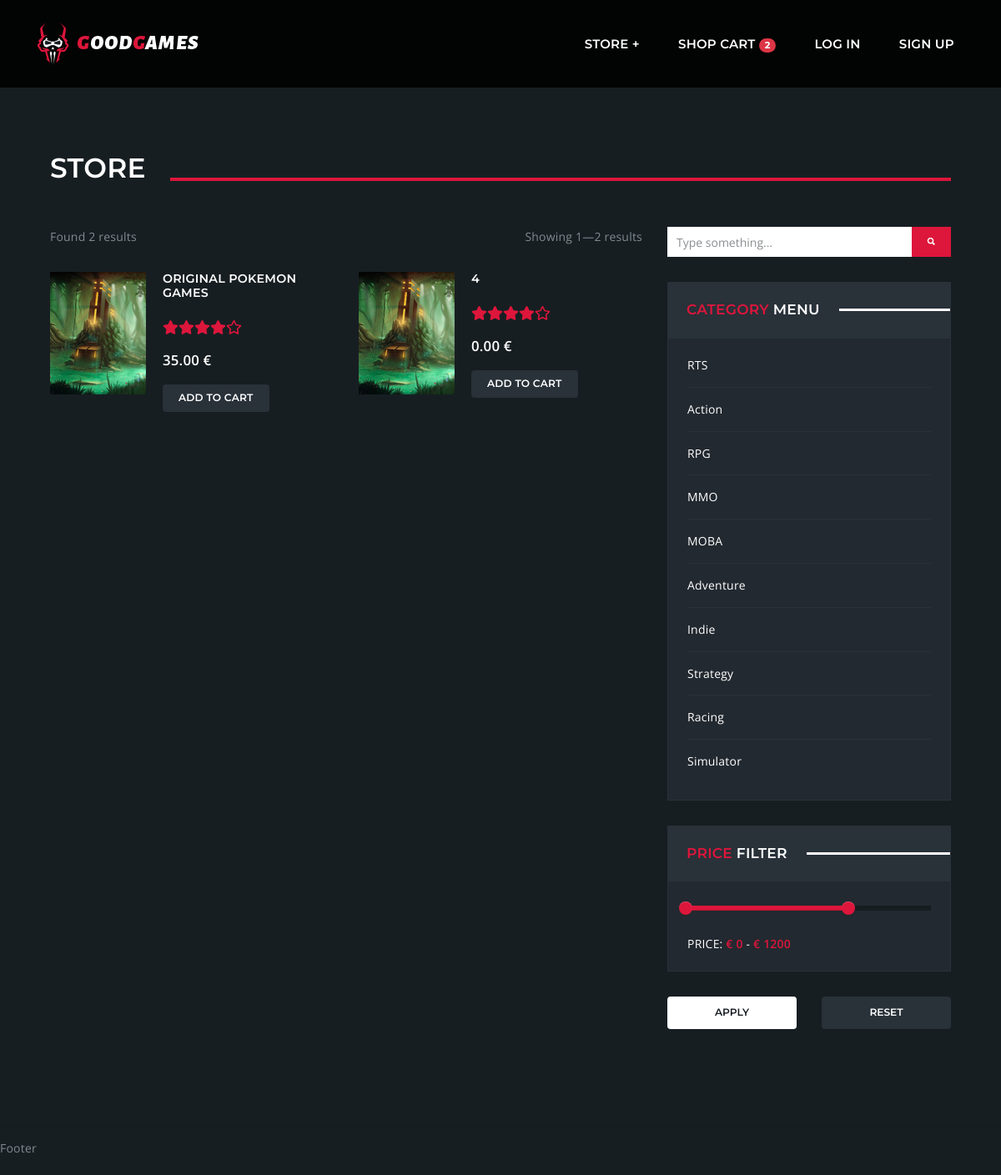
The app's page /articles/, older data.
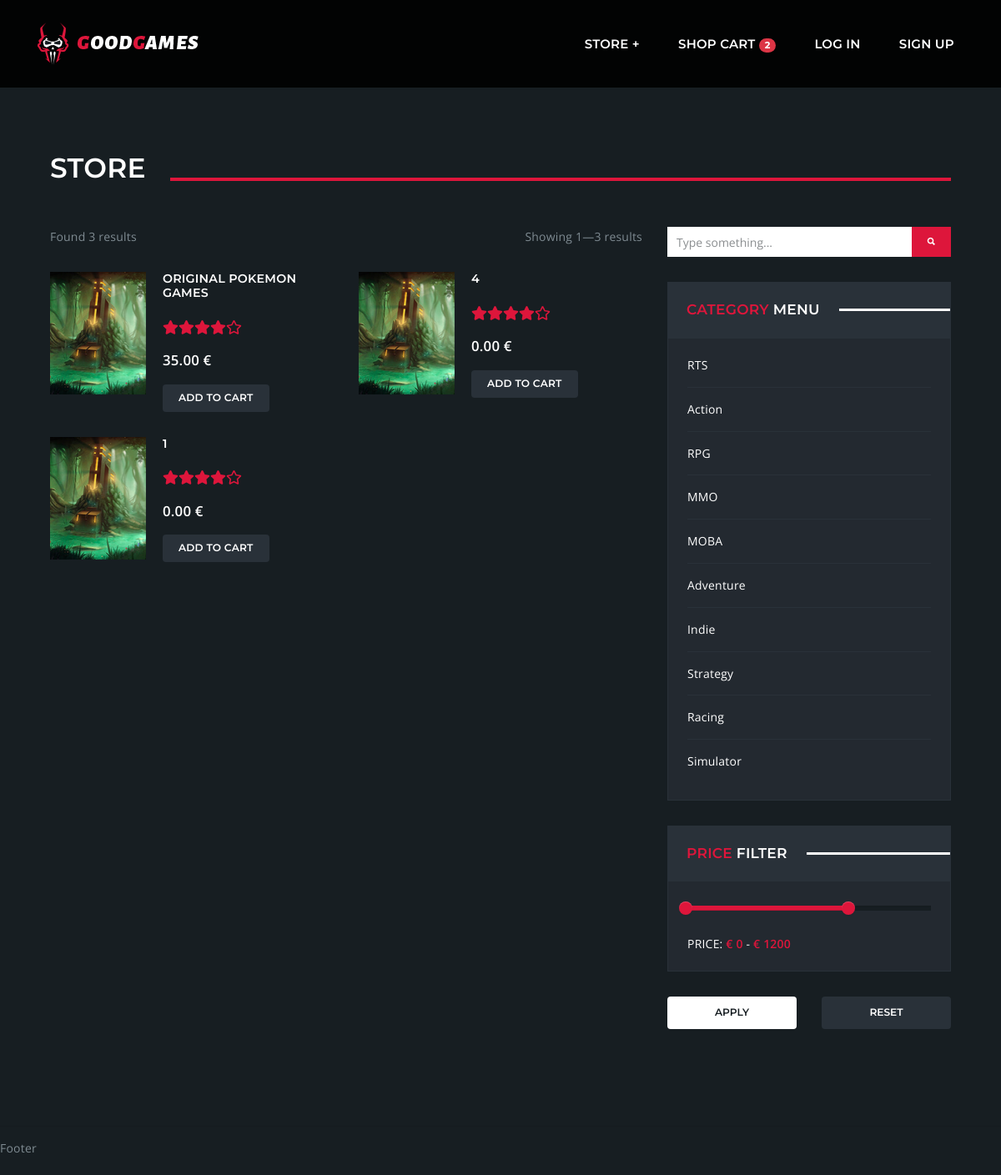
The same page, newer data.
### app/models.py (models this page shows, shortened)
class Article(models.Model):
    name = models.CharField(max_length=70)
    total_price = models.DecimalField(max_digits=13, decimal_places=2, default=0.00)
    ShippingFee = models.DecimalField(max_digits=13, decimal_places=2, default=0.00)
    Date_Posted = models.DateField().auto_now_add  # used to calculate expected delivery along with duration
    ONE = 1
    THREE = 3
    FIVE = 5
    TEN = 10
    SHIPPING_TIME_CHOICES = [
        (ONE, '1 day'),
        (THREE, '3 days'),
        (FIVE, '5 days'),
        (TEN, '10 days'),
    ]
    ShippingTime = models.IntegerField(
        choices=SHIPPING_TIME_CHOICES,
        default=TEN,
    )
    Is_sold = models.BooleanField(default=False)
    times_viewed = models.IntegerField(default=0)
    seller = models.ForeignKey(User, on_delete=models.CASCADE, related_name="Articles_posted")
    buyer = models.ForeignKey(User, on_delete=models.CASCADE, null=True, default=None, related_name="Articles_bought")

### app/views.py (the view, shortened to what this page needs)
# urls.py: path('articles/', views.articles, name='articles'),
def articles(request, article_type=None, article_platform=None):
    if article_type is not None and article_type not in ('games', 'consoles'):
        return HttpResponse(status=404)
    if article_platform is not None and article_platform not in Game.PLATFORM_CHOICES:
        return HttpResponse(status=404)
    params = {}
    form = {
        'search': '',
        'price': (0, 1200),
    }
    if request.method == 'GET':
        if all(p in request.GET for p in ('submit_search', 'search')):
            form['search'] = request.GET['search']
        else:
            if 'search' in request.GET:
                form['search'] = request.GET['search']
            if 'price' in request.GET:
                try:
                    form['price'] = [int(p) for p in request.GET['price'].split(',')]
                except ValueError:
                    pass
        queryset = Article.objects.get_queryset().filter(
            Is_sold=False, name__icontains=form['search'],
            total_price__range=form['price']
            ).order_by("id")
        if article_type == 'games':
            queryset = [a for a in queryset if Game.objects.filter(pertaining_article=a.id).exists()]
        elif article_type == 'console':
            pass
        page_obj = Paginator(queryset, 16).page(1)
        params = {
            'article_type': article_type,
            'page_obj': page_obj,
            'form': form,
        }
    return render(request, 'articles.html', params)

### app/forms.py
class LoginForm(AuthenticationForm):
    def __init__(self, *args, **kwargs):
        super(LoginForm, self).__init__(*args, **kwargs)
        self.fields['username'].widget = forms.TextInput(attrs={'class': 'form-control', 'placeholder': 'Username'})
        self.fields['password'].widget = forms.PasswordInput(attrs={'class': 'form-control', 'placeholder': 'Password'})

### app/context_processors.py (called while the page is built)
def login(request):
    kwargs = {
        'login_form': LoginForm(),
    }
    if request.method == 'POST':
        if 'login' in request.POST:
            if not LoginForm(request.POST).is_valid():
                kwargs['login_form'] = LoginForm(request.POST)
                kwargs['login_error'] = True
    return kwargs

### app/templates/articles.html (shortened to what the changed rows need)
{% extends "layout.html" %}
{% block content %}
    {% load static tags %}
    <div class="nk-main">
        <div class="container">
            <h2 class="nk-decorated-h-3"><span>Store</span></h2>
            <div class="row vertical-gap">
                <div class="col-lg-8">
                    <div class="row">
                        <div class="col align-left">Found {{ page_obj.paginator.count }} results</div>
                        <div class="col align-right">Showing {{ page_obj.start_index }}—{{ page_obj.end_index }}
                            results
                        </div>
                    </div>
                    <div class="row vertical-gap">
                        {% for a in page_obj.object_list %}
                            <div class="col-md-6">
                                <div class="nk-product-cat">
                                    <a class="nk-product-image" href="{% url 'article_details' 1 %}">
                                        <img src="{% static 'assets/images/product-1-xs.jpg' %}"
                                             alt="{{ a.name }}">
                                    </a>
                                    <div class="nk-product-cont">
                                        <h3 class="nk-product-title h5">
                                            <a href="{% url 'article_details' a.id %}">{{ a.name }}</a>
                                        </h3>
                                        <div class="nk-gap-1"></div>
                                        <div class="nk-product-rating" data-rating="4"></div>
                                        <div class="nk-gap-1"></div>
                                        <div class="nk-product-price">{{ a.total_price }} €</div>
                                        <div class="nk-gap-1"></div>
                                        <a href="#" class="nk-btn nk-btn-rounded nk-btn-color-dark-3">Add to Cart</a>
                                    </div>
                                </div>
                            </div>
                        {% endfor %}
                    </div>
                </div>
            </div>
        </div>
    </div>
{% endblock %}

Row changes from the older to the newer data that the page shows:
added Article: name "1", total_price "0.00"
Text that changed along with them:
{{ page_obj.paginator.count }}: "2" → "3"
{{ page_obj.end_index }}: "2" → "3"
